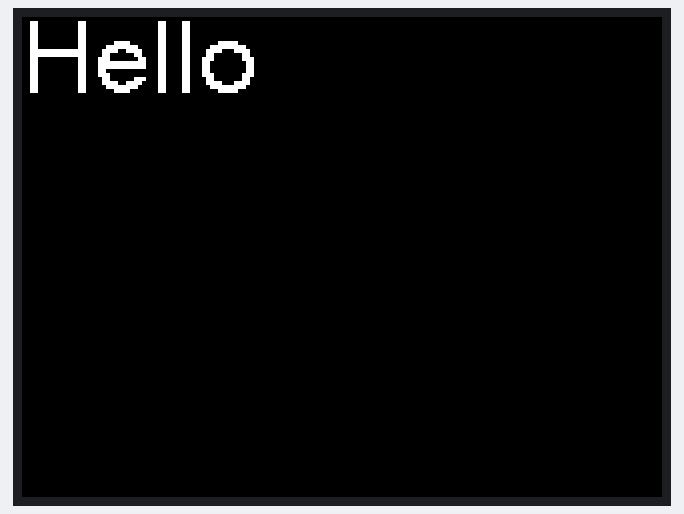
This sketch was run on a simulated ESP32. Parts: 320×240 colour display. What the sketch prints to the serial monitor is not drawn.

Above: at 0.3 s.
At 4.3 s:
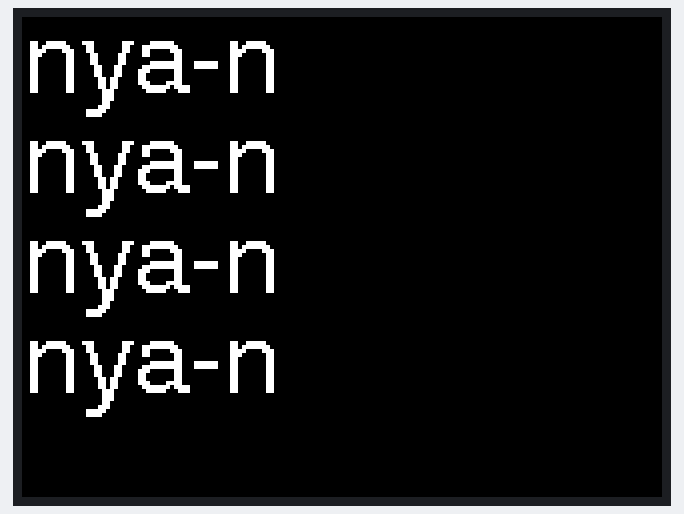
At 13.4 s:
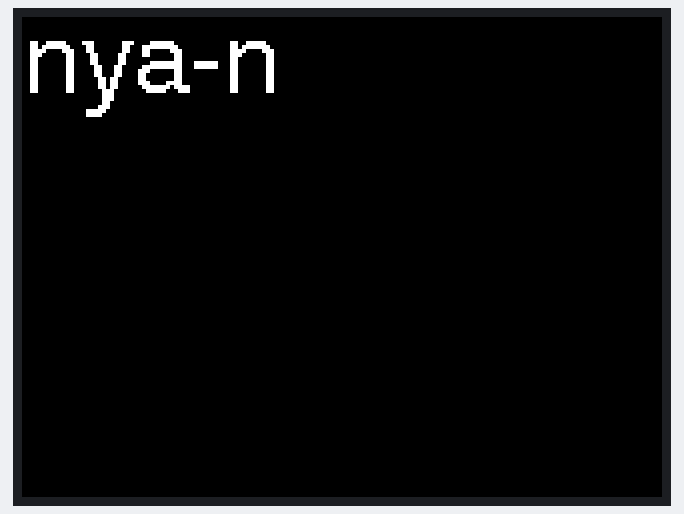
At 18.4 s:
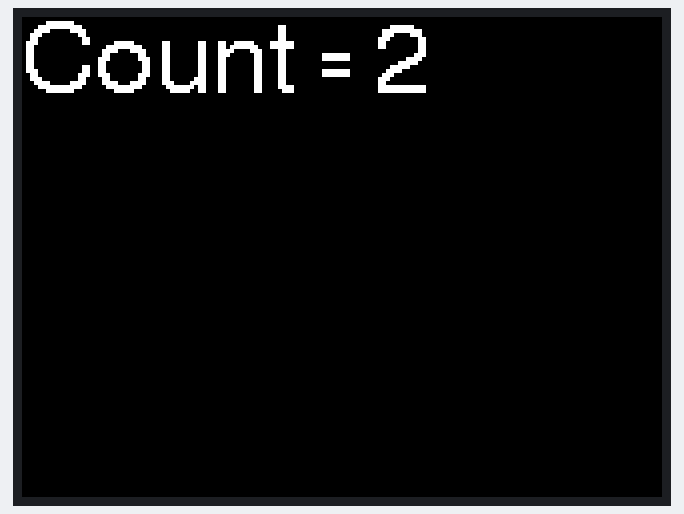
At 26.3 s:
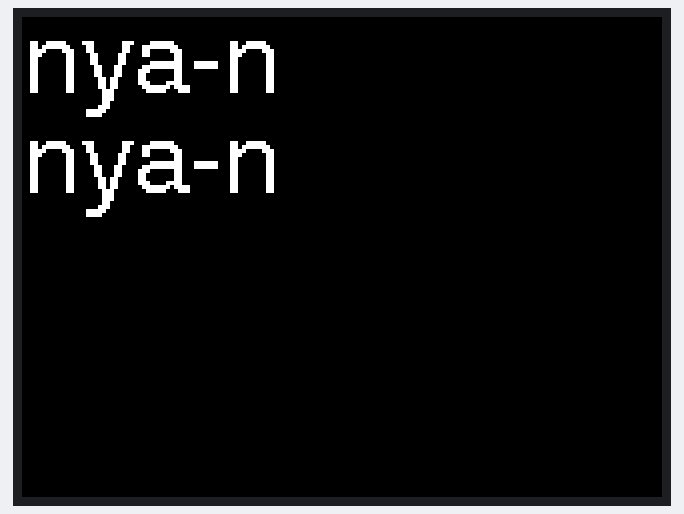
At 35.3 s:
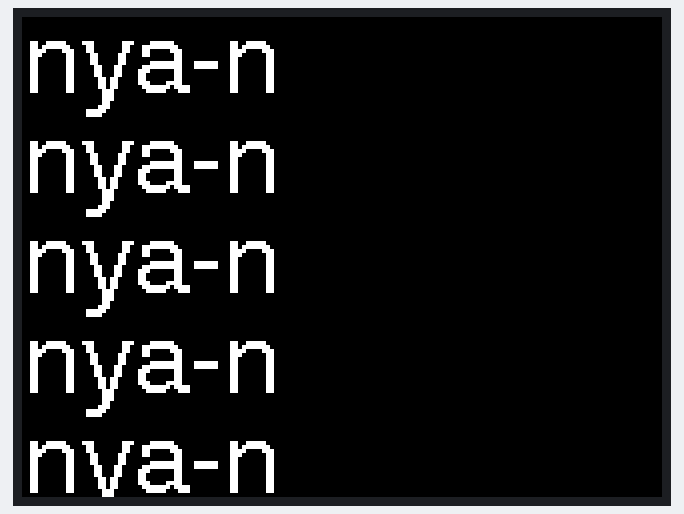

Measured:
- what the display in image 1 shows lasts 1.0 s, from 4.2 s to 5.2 s
- what the display in image 2 shows lasts 0.9 s, from 13.3 s to 14.2 s
- what the display in image 5 shows lasts 1.1 s, from 35.2 s to 36.3 s

The sketch:

M5Stack_MultiTaskSample.ino
```cpp
#include <M5Stack.h>

TaskHandle_t nyan_task_handle;
EventGroupHandle_t lcd_event_group;
SemaphoreHandle_t global_mutex = NULL;
QueueHandle_t lcd_queue;

int NYAN_END_BIT = BIT0;

typedef struct lcd_update_t
{
  bool cls;
  int x;
  int y;
  char msg[16];
}lcd_update_t;

long count = 0;


void unlock_global()
{
  xSemaphoreGive(global_mutex);
}

bool lock_global(TickType_t xTicksToWait)
{
  if(global_mutex)
  {
    if(xSemaphoreTake(global_mutex, xTicksToWait) == pdTRUE)
    {
      return true;
    }
    else
    {
      return false;
    }
  }
  else
  {
    return false;
  }
}

void slow_task(void *pvParameters)
{
  char * message = (char *)pvParameters;
  for(int i = 0; i < 5; i ++)
  {
    lcd_update_t payload;
    if(i == 0)
      payload.cls= true;
    else
      payload.cls = false;
    payload.x = 0;
    payload.y = i * 50;
    strcpy(payload.msg, message);
    xQueueSend(lcd_queue, &payload, 5000 / portTICK_PERIOD_MS);
    delay(1000);
  }
  xEventGroupSetBits(lcd_event_group, NYAN_END_BIT);
  vTaskDelete(NULL);
}

void core0_task(void *pvParameters)
{
  while(true)
  {
    delay(1000);
    xEventGroupClearBits(lcd_event_group, NYAN_END_BIT);
    char message[16];
    sprintf(message, "nya-n");
    xTaskCreatePinnedToCore(&slow_task, "slow_task", 1024, message, 3, &nyan_task_handle, 1);
    EventBits_t uxBits = xEventGroupWaitBits(lcd_event_group, NYAN_END_BIT, pdFALSE, pdTRUE, 10000 / portTICK_PERIOD_MS);
    if(uxBits & NYAN_END_BIT)
    {
      Serial.println("slowTask end");
    }
    else
    {
      Serial.println("slowTask timed out");
      if(eTaskGetState(nyan_task_handle) == eRunning)
      {
        vTaskDelete(nyan_task_handle);
      }
    }
    lcd_update_t payload;
    payload.cls = true;
    payload.x = 0;
    payload.y = 0;
    if (lock_global(1000 / portTICK_PERIOD_MS))
    {
      sprintf(payload.msg, "Count = %ld", count);
      count ++;
    }
    unlock_global();
    xQueueSend(lcd_queue, &payload, 5000 / portTICK_PERIOD_MS);
  }
}


// the setup routine runs once when M5Stack starts up
void setup()
{
  // Initialize the M5Stack object
  M5.begin();
  M5.Power.begin();
  M5.Speaker.begin();
  M5.Lcd.setTextSize(2);
  M5.Lcd.fillScreen(TFT_BLACK);
  M5.Lcd.setTextColor(TFT_WHITE, TFT_BLACK);
  M5.Lcd.setTextFont(4);
  M5.Lcd.print("Hello");
  lcd_event_group = xEventGroupCreate();
  global_mutex = xSemaphoreCreateMutex();
  lcd_queue = xQueueCreate( 1, sizeof(lcd_update_t));
  xTaskCreatePinnedToCore(core1_task, "core1_task", 8192, NULL, 10, NULL, 1);
  xTaskCreatePinnedToCore(core0_task, "core0_task", 4096, NULL, 5, NULL, 0);
}

// the loop routine runs over and over again forever

void core1_task(void *pvParameters)
{
  while(true)
  {
    lcd_update_t lcdbuf;
    if( xQueueReceive(lcd_queue, &lcdbuf, (TickType_t)1) == pdTRUE)
    {
      Serial.println("Got queue");
      M5.Lcd.setCursor(lcdbuf.x, lcdbuf.y);
      if(lcdbuf.cls)
        M5.Lcd.fillScreen(TFT_BLACK);
      M5.Lcd.print(lcdbuf.msg);
    }
  }
}

void loop()
{
}
```
